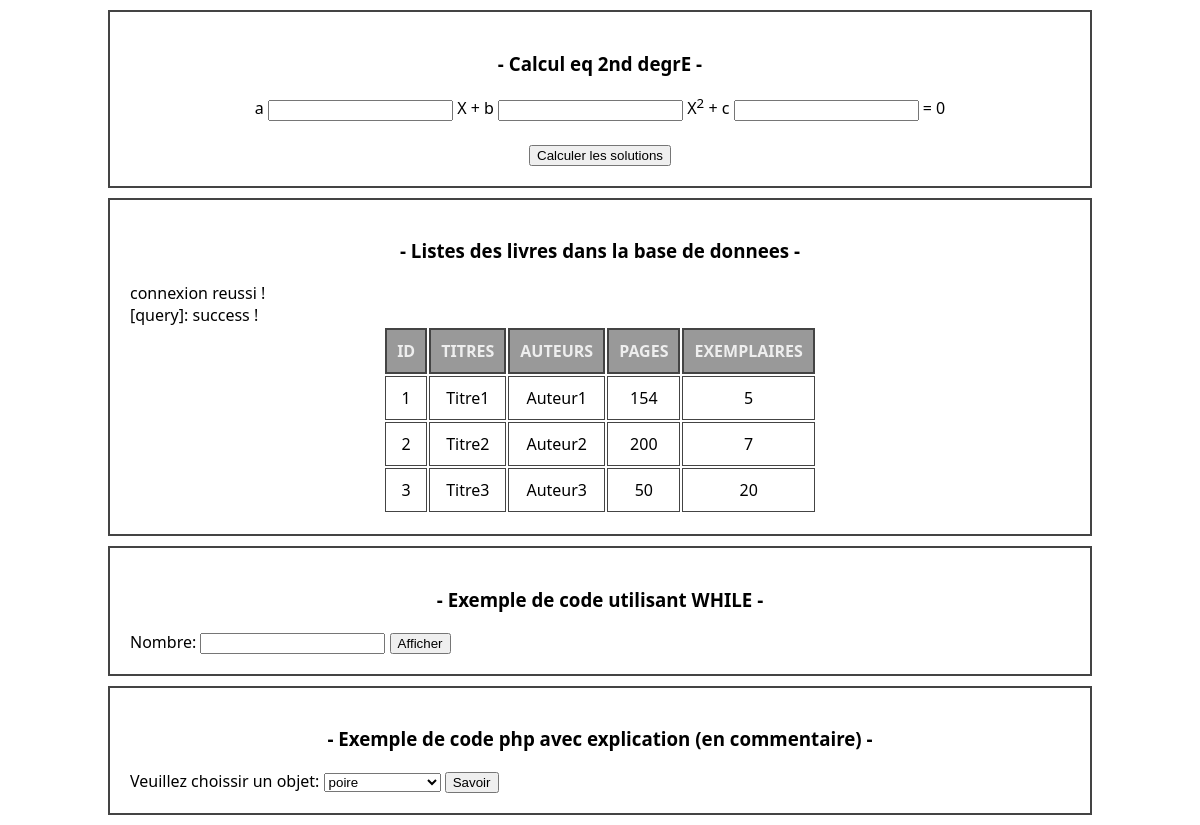
/resolved/web2021.php, run on an earlier commit of the app's database.
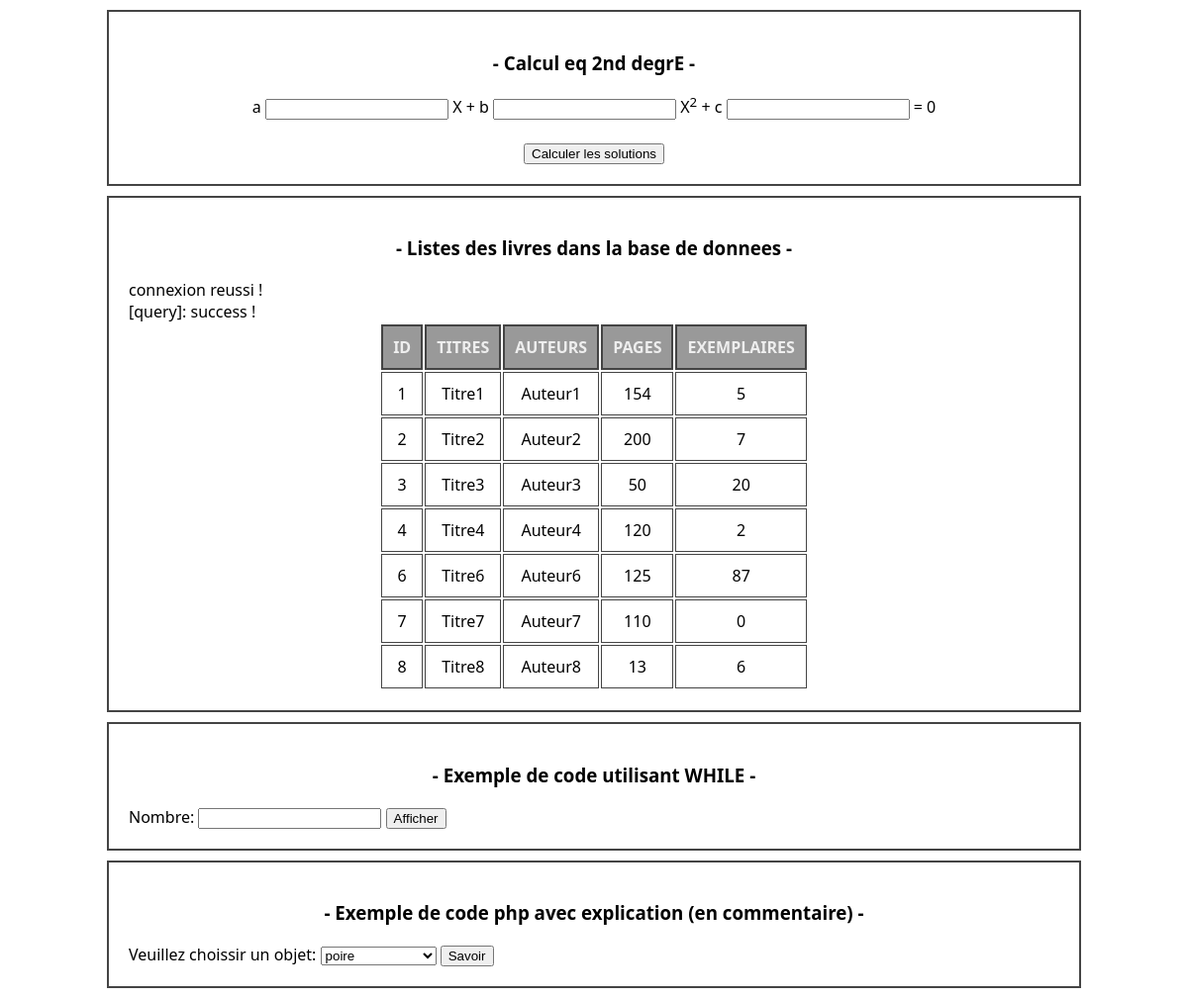
And on a later commit of the database.
### tables this page shows
CREATE TABLE `t_livres` (
  `id_livre` int(11) NOT NULL,
  `titre_livre` varchar(255) NOT NULL,
  `auteur_livre` varchar(100) NOT NULL,
  `page_livre` smallint(6) NOT NULL,
  `exemplaire_livre` int(11) DEFAULT NULL
);

### resolved/web2021.php (the view, shortened to what this page needs)
<!DOCTYPE HTML>
<html lang="fr">
<head>
    <link rel="stylesheet" href="./style.css">
</head>
<body>
    <section align="center">
        <h3>- Calcul eq 2nd degrE -</h3>
        <form method="post" action="">
            <label for="a">a</label>
            <input type="number" name="a"></input> X +
            <label for="b">b</label>
            <input type="number" name="b"></input> X<sup>2</sup> +
            <label for="c">c</label>
            <input type="number" name="c"></input> = 0 <br><br>
            <input type="submit" value="Calculer les solutions">
        </form>
    </section
    <section>
        <h3>- Listes des livres dans la base de donnees -</h3>
        <?php
        require_once "query.php";
        $sql = "SELECT * FROM `$database`.`t_livres`";
        $result = getQuery($sql, $conn);
        echo "
			<table>
				<tr>
				<th>ID</th>
				<th>TITRES</th>
				<th>AUTEURS</th>
				<th>PAGES</th>
				<th>EXEMPLAIRES</th>
				</tr>
			";
        while ($row = $result->fetch(PDO::FETCH_ASSOC)) {
            echo "<tr>";
            echo "<td>" . $row['id_livre'] . "</td>";
            echo "<td>" . $row['titre_livre'] . "</td>";
            echo "<td>" . $row['auteur_livre'] . "</td>";
            echo "<td>" . $row['page_livre'] . "</td>";
            echo "<td>" . $row['exemplaire_livre'] . "</td>";
            echo "</tr>";
        }
        echo "</table>";
        ?>
    </section>
    <section>
        <h3> - Exemple de code utilisant WHILE - </h3>
        <form method="post" action="">
            <label for="number" min="0" required>Nombre: </label>
            <input type=number name="number">
            <input type="submit" value="Afficher">
        </form>
    </section>
    <section>
        <h3> - Exemple de code php avec explication (en commentaire) - </h3>
        <form method="post" action="">
            <label for="object">Veuillez choissir un objet: </label>
            <select name="object">
                <option value="poire">poire
                <option>
            </select>
            <input type="submit" value="Savoir">
        </form>
    </section>
</body>
</html>

What changed in the data, as far as the page shows it:
added t_livres: id_livre "4", titre_livre "Titre4", auteur_livre "Auteur4", page_livre "120", exemplaire_livre "2"
added t_livres: id_livre "6", titre_livre "Titre6", auteur_livre "Auteur6", page_livre "125", exemplaire_livre "87"
added t_livres: id_livre "7", titre_livre "Titre7", auteur_livre "Auteur7", page_livre "110", exemplaire_livre "0"
added t_livres: id_livre "8", titre_livre "Titre8", auteur_livre "Auteur8", page_livre "13", exemplaire_livre "6"
